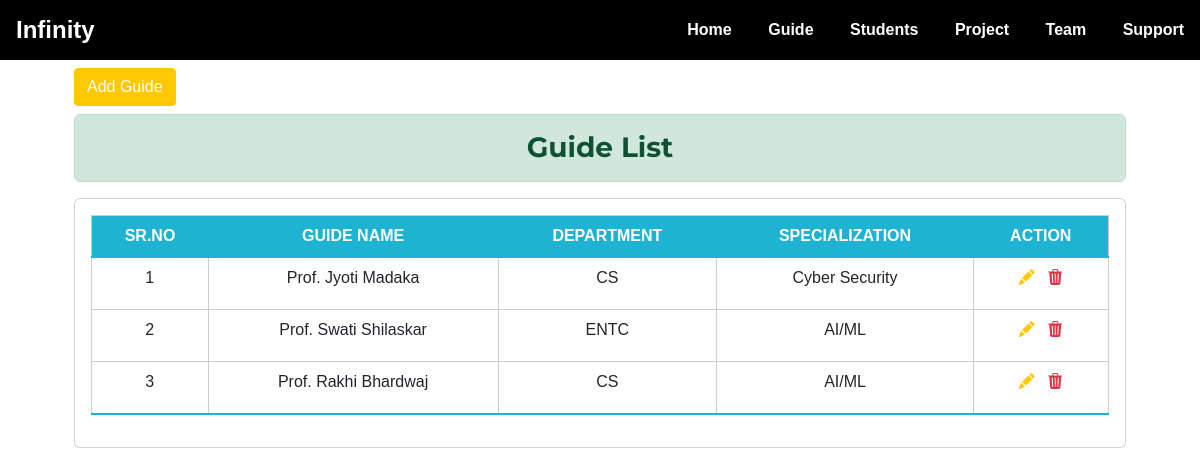
Before: /guide/ with the older database file.
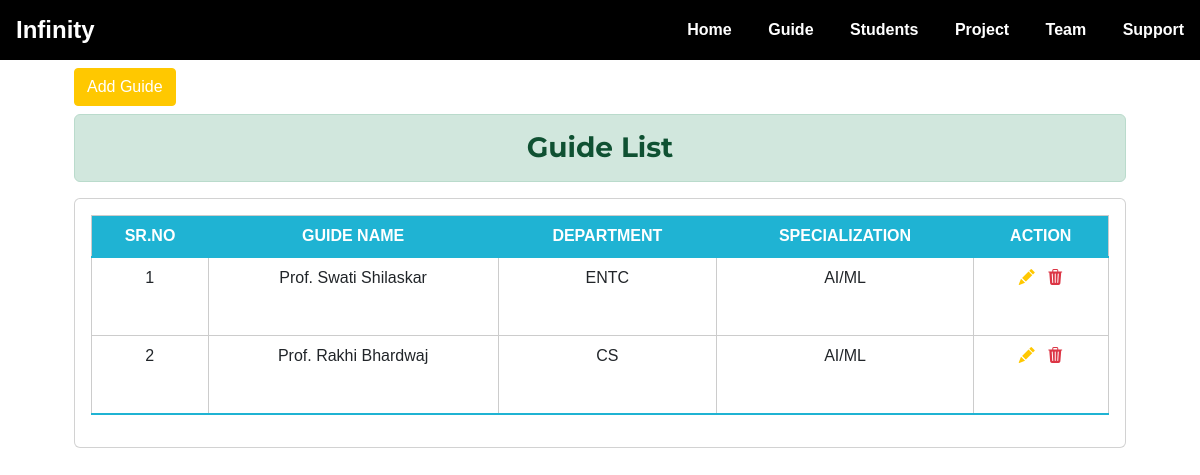
After: the same page with the newer database file.
### guide/models.py (models this page shows, shortened)
class Guide(models.Model):
    guide_name = models.CharField(max_length=200)
    guide_department = models.CharField(
        max_length=200, choices=DEPARTMENT)
    guide_email = models.EmailField()
    guide_mobile = models.CharField(max_length=20)
    guide_specilization = models.CharField(
        max_length=50, choices=SPECIALIZATION)

### guide/views.py (the view)
# urls.py: path('', views.guide_list, name="guide_list"),
def guide_list(request):
    guides = Guide.objects.all()
    context = {'guides': guides}
    return render(request, "guide/guide.html", context)

### guide/templates/guide/guide.html (shortened to what this page needs)
{% extends 'home/base.html' %}
{% load static %}
{% block content %}
<div class="container">
    <div class="row m-2">
        <div class="col-md">
            <a href="{% url 'guide:add_guide' %}" class="btn btn-primary">Add Guide</a>
        </div>
    </div>
    <div class="row m-2">
        <div class="col-md">
            <h3 class="alert alert-success text-center">Guide List</h3>
            <div class="card card-body table-responsive">
                <table class="table">
                    <thead>
                        <tr>
                            <th>Sr.No</th>
                            <th>Guide Name</th>
                            <th>Department</th>
                            <th>Specialization </th>
                            <th>Action </th>
                        </tr>
                    </thead>
                    <tbody>
                        {% for guide in guides %}
                        <tr>
                            <td>{{ forloop.counter }}</td>
                            <td>Prof. {{guide.guide_name}}</td>
                            <td>{{guide.guide_department}}</td>
                            <td>{{guide.guide_specilization}} </td>
                            <td>
                                <a href="{% url 'guide:update_guide' guide.id %}" class="edit me-2" title="Edit"
                                    data-toggle="tooltip"><i class="bi bi-pencil-fill"></i></a>
                                <a href="{% url 'guide:delete_guide' guide.id %}" class="delete text-danger"
                                    title="Delete" data-toggle="tooltip"><i class="bi bi-trash3-fill"></i></a>
                            </td>
                        </tr>
                        {% endfor %}
                    </tbody>
                </table>
            </div>
        </div>
    </div>
</div>
{% endblock content %}

Changed rows visible on the page:
removed Guide: guide_name "Jyoti Madaka", guide_department "CS", guide_specilization "Cyber Security"
